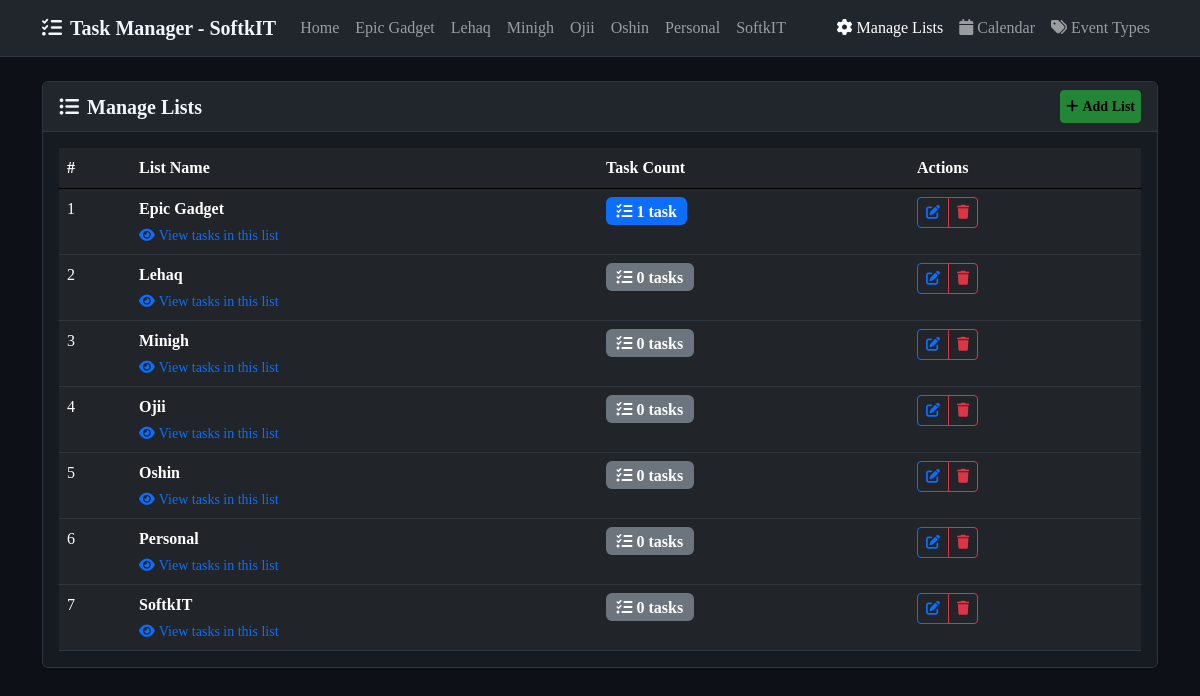
The page /manage-list.php on the database its author committed.
### tables this page shows
CREATE TABLE `tbl_lists` (
  `list_id` int unsigned NOT NULL AUTO_INCREMENT,
  `list_name` varchar(50) NOT NULL,
  `list_description` varchar(150) DEFAULT NULL,
  PRIMARY KEY (`list_id`)
);

### config/Database.php (called while the page is built, shortened)
<?php
final class Database
{
    private static ?PDO $connection = null;
    public static function getConnection(): PDO
    {
        if (self::$connection === null) {
            $instance = new self();
            self::$connection = $instance->createConnection();
        }
        return self::$connection;
    }
    private function createConnection(): PDO
    {
        $dsn = "mysql:host={$this->host};dbname={$this->database};charset=utf8mb4";
        $options = [
            PDO::ATTR_ERRMODE => PDO::ERRMODE_EXCEPTION,
            PDO::ATTR_DEFAULT_FETCH_MODE => PDO::FETCH_ASSOC,
            PDO::ATTR_EMULATE_PREPARES => false,
            PDO::MYSQL_ATTR_INIT_COMMAND => "SET NAMES utf8mb4 COLLATE utf8mb4_unicode_ci"
        ];
        try {
            return new PDO($dsn, $this->username, $this->password, $options);
        } catch (PDOException $e) {
            error_log("Database connection failed: " . $e->getMessage());
            throw new DatabaseException("Unable to connect to database", previous: $e);
        }
    }
    public static function execute(string $sql, array $params = []): PDOStatement
    {
        $pdo = self::getConnection();
        $stmt = $pdo->prepare($sql);
        $stmt->execute($params);
        return $stmt;
    }
    public static function fetchAll(string $sql, array $params = []): array
    {
        return self::execute($sql, $params)->fetchAll();
    }
}

### manage-list.php (the view, shortened to what this page needs)
<?php
require_once 'config/Database.php';
?>
<!DOCTYPE html>
<html lang="en">
<head>
    <link href="css/bootstrap.min.css" rel="stylesheet">
    <link href="css/all.min.css" rel="stylesheet">
    <link href="css/style.css" rel="stylesheet">
    <link href="css/sweetalert2.min.css" rel="stylesheet">
</head>
<body>
    <nav class="navbar navbar-expand-lg navbar-dark mb-4" style="background-color: #21262d; border-bottom: 1px solid #30363d;">
        <div class="container">
            <a class="navbar-brand" href="<?php echo SITEURL; ?>">
                <i class="fas fa-tasks me-2"></i>Task Manager - SoftkIT
            </a>
            <div class="collapse navbar-collapse" id="navbarNav">
                <ul class="navbar-nav me-auto">
                    <li class="nav-item">
                        <a class="nav-link" href="<?php echo SITEURL; ?>">Home</a>
                    </li>
                    <?php
                        try {
                            $lists = Database::fetchAll(
                                "SELECT list_id, list_name FROM tbl_lists ORDER BY list_name ASC"
                            );
                            foreach ($lists as $list) {
                                $listId = (int) $list['list_id'];
                                $listName = htmlspecialchars($list['list_name'], ENT_QUOTES, 'UTF-8');
                                echo "<li class='nav-item'>";
                                echo "<a class='nav-link' href='" . SITEURL . "list-task.php?list_id={$listId}'>{$listName}</a>";
                                echo "</li>";
                            }
                        } catch (Exception $e) {
                            error_log("Error fetching lists for navigation: " . $e->getMessage());
                        }
                    ?>
                </ul>
                <ul class="navbar-nav">
                    <li class="nav-item">
                        <a class="nav-link active" href="<?php echo SITEURL; ?>manage-list.php">
                            <i class="fas fa-cog me-1"></i>Manage Lists
                        </a>
                    </li>
                    <li class="nav-item">
                        <a class="nav-link" href="<?php echo SITEURL; ?>calendar.php">
                            <i class="fas fa-calendar me-1"></i>Calendar
                        </a>
                    </li>
                    <li class="nav-item">
                        <a class="nav-link" href="manage-event-types.php">
                            <i class="fas fa-tags me-1"></i>Event Types
                        </a>
                    </li>
                </ul>
            </div>
        </div>
    </nav>
    <div class="container">
        <div class="row">
            <div class="col-12">
                <div class="card">
                    <div class="card-header d-flex justify-content-between align-items-center">
                        <h5 class="card-title mb-0 fw-semibold">
                            <i class="fas fa-list-ul me-2"></i>Manage Lists
                        </h5>
                        <a href="<?php echo SITEURL; ?>add-list.php" class="btn btn-primary btn-sm">
                            <i class="fas fa-plus me-1"></i>Add List
                        </a>
                    </div>
                    <div class="card-body">
                        <div class="table-responsive">
                            <table class="table table-hover table-dark mb-0">
                                <thead class="table-dark">
                                    <tr>
                                        <th scope="col">#</th>
                                        <th scope="col">List Name</th>
                                        <th scope="col">Task Count</th>
                                        <th scope="col">Actions</th>
                                    </tr>
                                </thead>
                                <tbody>
                                    <?php
                                        try {
                                            $sql = "
                                                SELECT l.list_id, l.list_name, COUNT(t.task_id) as task_count
                                                FROM tbl_lists l
                                                LEFT JOIN tbl_tasks t ON l.list_id = t.list_id
                                                GROUP BY l.list_id, l.list_name
                                                ORDER BY l.list_name ASC
                                            ";
                                            $lists = Database::fetchAll($sql);
                                            if (!empty($lists)) {
                                                $sn = 1;
                                                foreach ($lists as $list) {
                                                    $listId = (int) $list['list_id'];
                                                    $listName = htmlspecialchars($list['list_name'], ENT_QUOTES, 'UTF-8');
                                                    $taskCount = (int) $list['task_count'];
                                                    $badgeClass = match (true) {
                                                        $taskCount === 0 => 'bg-secondary',
                                                        $taskCount <= 5 => 'bg-primary',
                                                        $taskCount <= 10 => 'bg-warning',
                                                        default => 'bg-danger'
                                                    };
                                                    $taskText = $taskCount === 1 ? 'task' : 'tasks';
                                    ?>
                                                    <tr>
                                                        <td><?php echo $sn++; ?></td>
                                                        <td>
                                                            <div class="d-flex flex-column">
                                                                <strong class="mb-1"><?php echo $listName; ?></strong>
                                                                <small>
                                                                    <a href="<?php echo SITEURL; ?>list-task.php?list_id=<?php echo $listId; ?>"
                                                                       class="text-decoration-none text-primary">
                                                                        <i class="fas fa-eye me-1"></i>View tasks in this list
                                                                    </a>
                                                                </small>
                                                            </div>
                                                        </td>
                                                        <td>
                                                            <span class="badge <?php echo $badgeClass; ?> fs-6">
                                                                <i class="fas fa-tasks me-1"></i><?php echo $taskCount; ?> <?php echo $taskText; ?>
                                                            </span>
                                                        </td>
                                                        <td>
                                                            <div class="btn-group" role="group" aria-label="List actions">
                                                                <a href="<?php echo SITEURL; ?>update-list.php?list_id=<?php echo $listId; ?>"
                                                                   class="btn btn-outline-primary btn-sm"
                                                                   title="Edit List"
                                                                   data-bs-toggle="tooltip">
                                                                    <i class="fas fa-edit"></i>
                                                                </a>
                                                                <button type="button"
                                                                        class="btn btn-outline-danger btn-sm"
                                                                        title="Delete List"
                                                                        data-bs-toggle="tooltip"
                                                                        onclick="confirmDeleteList(<?php echo $listId; ?>, '<?php echo addslashes($listName); ?>', <?php echo $taskCount; ?>)">
                                                                    <i class="fas fa-trash"></i>
                                                                </button>
                                                            </div>
                                                        </td>
                                                    </tr>
                                    <?php
                                                }
                                            }
                                        } catch (Exception $e) {
                                            error_log("Error loading lists: " . $e->getMessage());
                                            echo '<tr><td colspan="4" class="text-center text-danger py-4">';
                                            echo '<i class="fas fa-exclamation-triangle fa-2x mb-2"></i><br>';
                                            echo 'Error loading lists. Please refresh the page or try again later.';
                                            echo '</td></tr>';
                                        }
                                    ?>
                                </tbody>
                            </table>
                        </div>
                    </div>
                </div>
            </div>
        </div>
    </div>
</body>
</html>

### css/style.css (style rules this page uses)
* { margin: 0; padding: 0; font-family: verdana; }
.btn-primary { background-color: #26de81; padding: 5px; font-weight: bold; text-decoration: none; color: black; }
table tr th { text-align: left; border-bottom: 1px solid black; padding: 1%; padding-top: 3%; }
table tr td { padding: 1%; }

### manage-list.php (style rules this page uses)
body { background-color: #0d1117; color: #e6edf3; }
.navbar-brand { font-weight: 600; color: #f0f6fc !important; }
.card { background-color: #161b22; border: 1px solid #30363d; border-radius: 6px; }
.card-header { background-color: #21262d; border-bottom: 1px solid #30363d; color: #f0f6fc; }
.table-dark { background-color: #21262d; border-color: #30363d; }
.btn-primary { background-color: #238636; border-color: #238636; }

### rows shown on the page
tbl_lists: list_name "Epic Gadget", taskCount "1", taskText "task"
tbl_lists: list_name "Lehaq", taskCount "0", taskText "tasks"
tbl_lists: list_name "Minigh", taskCount "0", taskText "tasks"
tbl_lists: list_name "Ojii", taskCount "0", taskText "tasks"
tbl_lists: list_name "Oshin", taskCount "0", taskText "tasks"
tbl_lists: list_name "Personal", taskCount "0", taskText "tasks"
tbl_lists: list_name "SoftkIT", taskCount "0", taskText "tasks"
